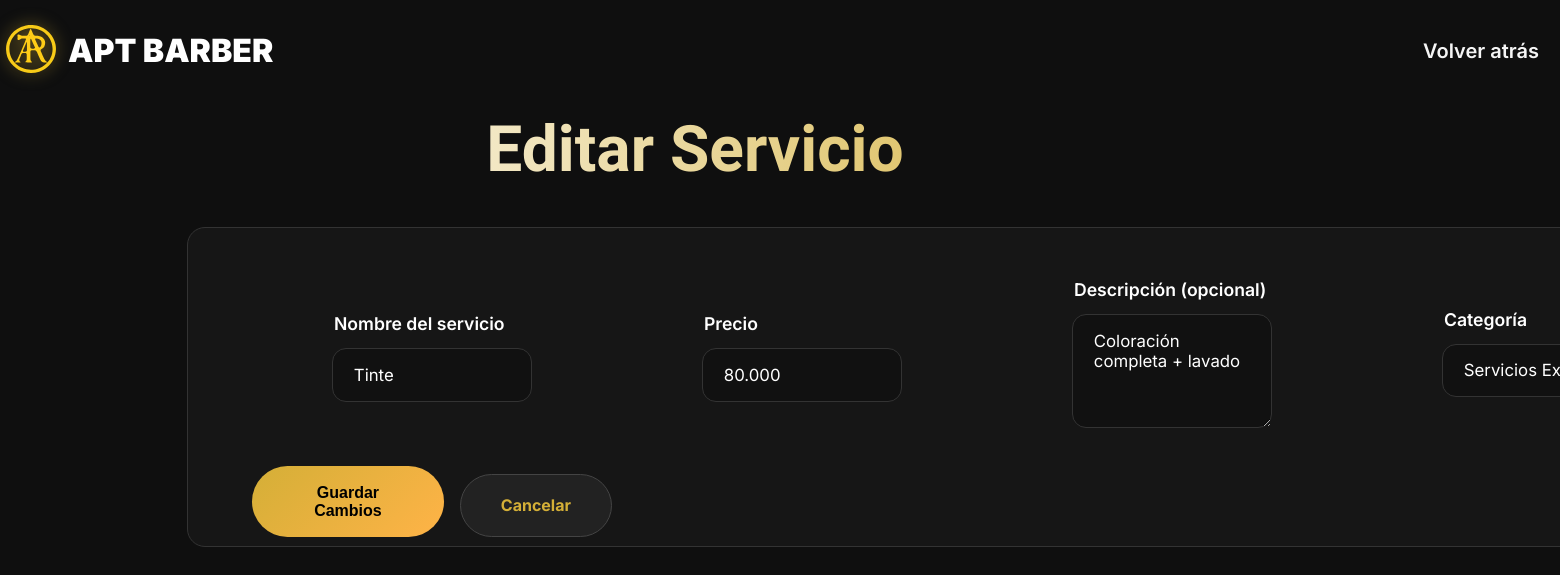
/admin/edit/6 (signed in), run on the app's committed database.
### models.py (models this page shows, shortened)
class Servicio(db.Model):
    id = db.Column(db.Integer, primary_key=True)
    nombre = db.Column(db.String(100), nullable=False)
    precio = db.Column(db.String(20), nullable=False)
    descripcion = db.Column(db.Text)
    categoria = db.Column(db.String(20), default="corte", nullable=False)

### app.py (the view, shortened to what this page needs)
@app.route('/admin/edit/<int:id>', methods=['GET', 'POST'])
@login_required
def edit_service(id):
    servicio = Servicio.query.get_or_404(id)
    return render_template('admin/edit.html', servicio=servicio)

### app.py (called while the page is built)
@login_manager.user_loader
def load_user(user_id):
    return User.query.get(int(user_id))

@app.context_processor
def inject_gallery():
    folder = 'static/images/gallery'
    if not os.path.exists(folder):
        return {'gallery_images': []}
    try:
        files = os.listdir(folder)
        images = []
        for f in files:
            if f.lower().endswith(('.png', '.jpg', '.jpeg', '.webp')):
                full_path = os.path.join(folder, f)
                if os.path.isfile(full_path):  # solo archivos, no carpetas
                    images.append(f)
        images.sort(key=lambda x: os.path.getmtime(os.path.join(folder, x)), reverse=True)
        return {'gallery_images': images[:10]}
    except Exception as e:
        print("Error en galería:", e)
        return {'gallery_images': []}

### templates/admin/edit.html (shortened to what this page needs)
{% extends "base.html" %}
{% block content %}
<div class="admin-dashboard">
    <div class="container" style="padding: 8rem 2rem 6rem; max-width: 900px; margin:0 auto;">
        <div class="text-center mb-10">
            <h1 class="admin-title" style="font-size:4rem;">Editar Servicio</h1>
        </div>
        <div class="admin-card">
            <form method="POST" action="{{ url_for('admin.editar_servicio', servicio_id=servicio.id) }}" class="admin-grid-4">
                <div style="margin-bottom:1.3rem;">
                    <label class="field-label">Nombre del servicio</label>
                    <input type="text" name="nombre" value="{{ servicio.nombre }}" required class="input-field">
                </div>
                <div style="margin-bottom:1.3rem;">
                    <label class="field-label">Precio</label>
                    <input type="text" name="precio" value="{{ servicio.precio }}" required class="input-field">
                </div>
                <div style="margin-bottom:1.3rem;">
                    <label class="field-label">Descripción (opcional)</label>
                    <textarea name="descripcion" rows="4" class="input-field">{{ servicio.descripcion or '' }}</textarea>
                </div>
                <div style="margin-bottom:1.8rem;">
                    <label class="field-label">Categoría</label>
                    <select name="categoria" class="input-field">
                        <option value="extra" {% if servicio.categoria == "extra" %}selected{% endif %}>Servicios Extras</option>
                    </select>
                </div>
                <div style="display:flex; gap:1rem; justify-content:center;">
                    <button type="submit" class="btn-primary">Guardar Cambios</button>
                    <a href="{{ url_for('admin.dashboard') }}" class="btn-secondary">Cancelar</a>
                </div>
            </form>
        </div>
    </div>
</div>
{% endblock %}

### static/css/base/01-variables.css (style rules this page uses)
:root { --bg: #0f0f0f; --bg-dark: #0a0a0a; --bg-card: #141414; --text: #f5f5f5; --text-secondary: #d0d0d0; --text-muted: #999; --accent: #d4af37; --accent-hover: #e6c14a; --gray: #222; --border: #333; --whatsapp: #d4af37; --font-primary: 'Inter', sans-serif; --font-display: 'Satoshi', sans-serif; --spacing-xs: 0.25rem; --spacing-sm: 0.5rem; --spacing-md: 1rem; --spacing-lg: 1.5rem; --spacing-xl: 2rem; --spacing-2xl: 3rem; --spacing-3xl: 4rem; --spacing-4xl: 5rem; --radius-sm: 8px; --radius-md: 12px; --radius-lg: 20px; --radius-xl: 24px; --radius-full: 50px; --shadow-sm: 0 2px 4px rgba(0, 0, 0, 0.1); --shadow-md: 0 10px 30px rgba(0, 0, 0, 0.2); --shadow-lg: 0 25px 60px rgba(0, 0, 0, 0.3); --shadow-accent: 0 15px 40px rgba(212, 175, 55, 0.4); --shadow-accent-hover: 0 25px 50px rgba(212, 175, 55, 0.6); --z-header: 1000; --z-mobile-nav: 900; --z-lightbox: 9999; }
* { margin: 0; padding: 0; box-sizing: border-box; }
html { scroll-behavior: smooth; }
body { font-family: var(--font-primary); background: var(--bg); color: var(--text); line-height: 1.6; overflow-x: hidden; }
h1, h2, h3, h4, h5, h6 { font-family: var(--font-display); font-weight: 900; line-height: 1.1; }
a { color: inherit; text-decoration: none; transition: color 0.3s ease; }
.container { max-width: 1200px; margin: 0 auto; padding: 0 var(--spacing-md); }
.text-center { text-align: center; }
.mb-10 { margin-bottom: 2.5rem; }

### static/css/base/02-responsive.css (style rules this page uses)
@media (max-width: 1920px) and (min-width: 1367px) { .container { max-width: 1600px; } }

### static/css/components/01-buttons.css (style rules this page uses)
.btn-primary { background: var(--gradient-accent-bold); color: black; padding: var(--spacing-lg) 3rem; border: none; border-radius: var(--radius-full); font-weight: 700; font-size: 1rem; cursor: pointer; transition: all 0.3s ease; display: inline-block; }
.btn-secondary { background: var(--gradient-accent-bold); color: black; padding: var(--spacing-lg) 3rem; border: none; border-radius: var(--radius-full); font-weight: 700; font-size: 1rem; cursor: pointer; transition: all 0.3s ease; display: inline-block; margin-top: 0.5rem; }

### static/css/components/03-cards.css (style rules this page uses)
.admin-card { background: #141414; border: 1px solid var(--border); border-radius: var(--radius-xl); padding: 3rem 4rem; margin-bottom: 3rem; }

### static/css/components/06-forms.css (style rules this page uses)
.input-field { background: #0e0e0e; border: 1px solid var(--border); border-radius: var(--radius-md); padding: var(--spacing-md); color: white; font-size: 1rem; transition: all 0.3s ease; font-family: var(--font-primary); }
.input-field::placeholder { color: var(--text-muted); }
textarea.input-field { resize: vertical; min-height: 100px; font-family: var(--font-primary); }
select.input-field { cursor: pointer; appearance: none; background-repeat: no-repeat; background-position: right 0.5rem center; background-size: 1.5em 1.5em; padding-right: 2.5rem; }
.field-label { display: block; margin-bottom: 0.6rem; font-size: 1.1rem; color: white; font-weight: 600; }
.admin-grid-4 { display: grid; grid-template-columns: 1fr; gap: var(--spacing-md); justify-items: center; }
@media (min-width: 640px) { .admin-grid-4 { grid-template-columns: repeat(4, 1fr); } }

### static/css/pages/02-admin.css (style rules this page uses)
.admin-dashboard { background: #000; min-height: 100vh; color: #ddd; font-family: var(--font-primary); }
.admin-title { font: 900 4rem var(--font-display), sans-serif; background: linear-gradient(90deg, #fff, var(--accent)); -webkit-background-clip: text; -webkit-text-fill-color: transparent; margin-bottom: 5px; margin-left: 10px; }

### data on the page
Servicio: nombre "Tinte", precio "80.000", descripcion "Coloración completa + lavado", categoria "Servicios Extras"
